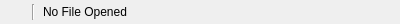
<?xml version="1.0" encoding="UTF-8"?>
<ui version="4.0">
 <class>StatusBar</class>
 <widget class="QWidget" name="StatusBar">
  <property name="geometry">
   <rect>
    <x>0</x>
    <y>0</y>
    <width>400</width>
    <height>24</height>
   </rect>
  </property>
  <property name="minimumSize">
   <size>
    <width>0</width>
    <height>24</height>
   </size>
  </property>
  <property name="maximumSize">
   <size>
    <width>16777215</width>
    <height>24</height>
   </size>
  </property>
  <property name="windowTitle">
   <string>Form</string>
  </property>
  <layout class="QHBoxLayout" name="horizontalLayout">
   <property name="spacing">
    <number>8</number>
   </property>
   <property name="leftMargin">
    <number>8</number>
   </property>
   <property name="topMargin">
    <number>4</number>
   </property>
   <property name="rightMargin">
    <number>8</number>
   </property>
   <property name="bottomMargin">
    <number>4</number>
   </property>
   <item>
    <widget class="QLabel" name="validityIcon">
     <property name="sizePolicy">
      <sizepolicy hsizetype="Fixed" vsizetype="Fixed">
       <horstretch>0</horstretch>
       <verstretch>0</verstretch>
      </sizepolicy>
     </property>
     <property name="minimumSize">
      <size>
       <width>16</width>
       <height>16</height>
      </size>
     </property>
     <property name="maximumSize">
      <size>
       <width>16</width>
       <height>16</height>
      </size>
     </property>
     <property name="text">
      <string/>
     </property>
     <property name="textFormat">
      <enum>Qt::PlainText</enum>
     </property>
     <property name="scaledContents">
      <bool>false</bool>
     </property>
    </widget>
   </item>
   <item>
    <widget class="Line" name="line">
     <property name="orientation">
      <enum>Qt::Vertical</enum>
     </property>
    </widget>
   </item>
   <item>
    <widget class="QLabel" name="openFileName">
     <property name="minimumSize">
      <size>
       <width>0</width>
       <height>16</height>
      </size>
     </property>
     <property name="maximumSize">
      <size>
       <width>16777215</width>
       <height>16</height>
      </size>
     </property>
     <property name="text">
      <string>No File Opened</string>
     </property>
    </widget>
   </item>
   <item>
    <spacer name="horizontalSpacer">
     <property name="orientation">
      <enum>Qt::Horizontal</enum>
     </property>
     <property name="sizeHint" stdset="0">
      <size>
       <width>40</width>
       <height>20</height>
      </size>
     </property>
    </spacer>
   </item>
  </layout>
 </widget>
 <resources/>
 <connections/>
</ui>
